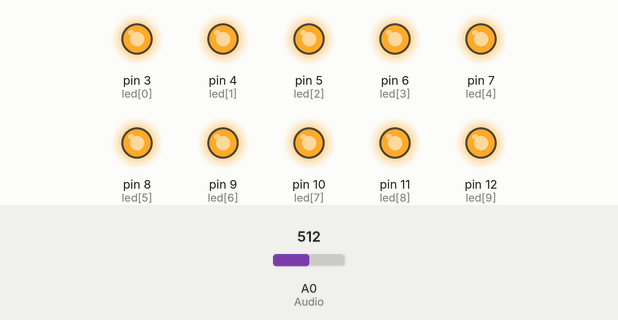
This sketch was run on a simulated Arduino Uno, built with avr-gcc and run on an emulated ATmega328P. On the bench: output pins drawn as LEDs (lit = HIGH). Inputs (shaded band) come from the test bench; at power-on: A0 (Audio) = 512.

Above: at 14.4 s.
14.5 s: A0 (Audio) set to 33
28.5 s: A0 (Audio) set to 29
At 30.1 s:
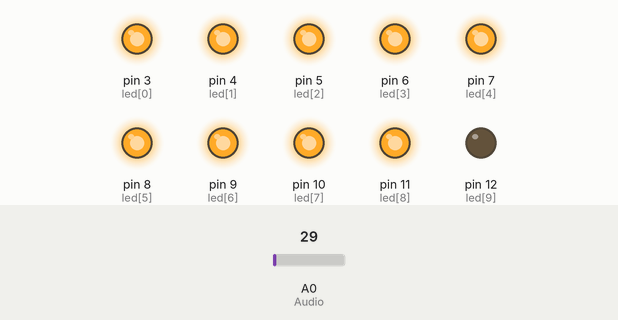
38.7 s: A0 (Audio) set to 0
At 39.6 s:
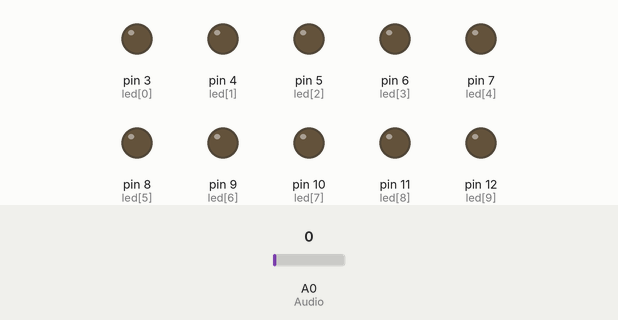
48.9 s: A0 (Audio) set to 4
At 50.1 s:
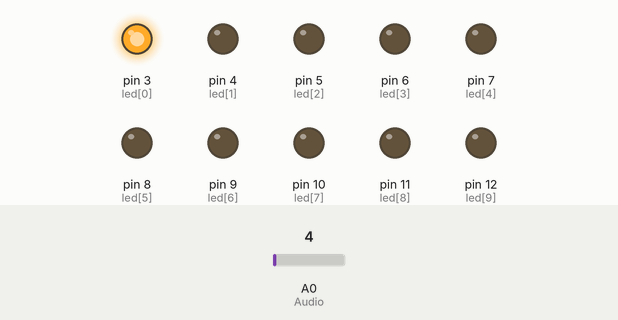
59.1 s: A0 (Audio) set to 20
At 60.9 s:
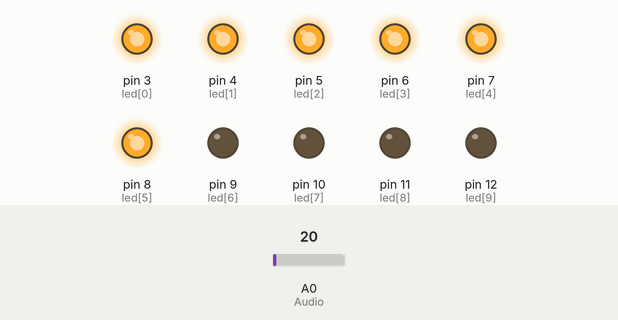
69.3 s: A0 (Audio) set to 122
At 70.23 s:
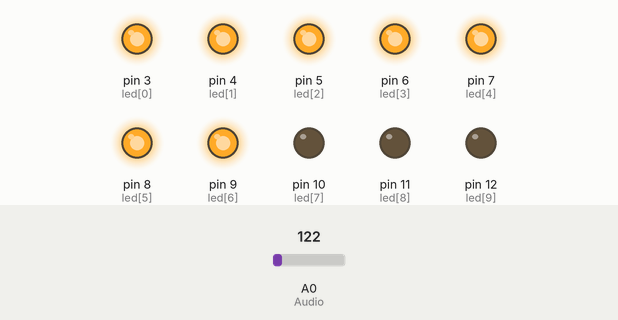
Timing chart, 0 to 72.3 s (numbered marks = the images above; inputs shaded):
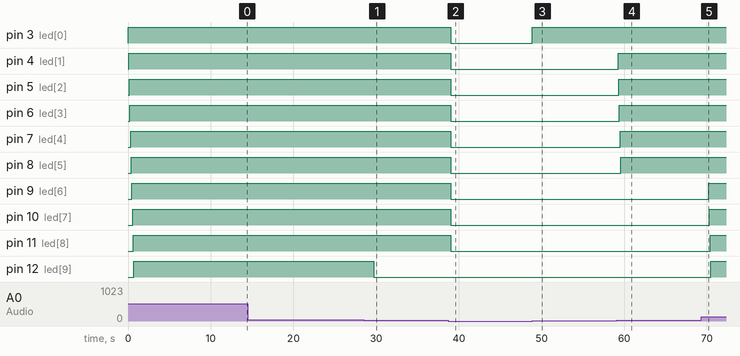

Measured:
- the behaviour switches between 30 and 29 on A0 (Audio) (found by bisection; images 0 and 1)
- the behaviour switches between 2 and 3 on A0 (Audio) (found by bisection; images 2 and 3)
- after the input at 14.5 s, every drawn part: stays the same
- after the input at 28.5 s, pin 12 (led[9]): HIGH → LOW after 1.2 s
- after the input at 38.7 s, pin 3 (led[0]), pin 4 (led[1]), pin 5 (led[2]), pin 6 (led[3]), pin 7 (led[4]), pin 8 (led[5]), pin 9 (led[6]), pin 10 (led[7]), pin 11 (led[8]): HIGH → LOW after 0.35 s
- after the input at 48.9 s, pin 3 (led[0]): LOW → HIGH at once
- after the input at 59.1 s, pin 4 (led[1]): LOW → HIGH after 0.15 s; pin 5 (led[2]): LOW → HIGH after 0.23 s; pin 6 (led[3]): LOW → HIGH after 0.31 s; pin 7 (led[4]): LOW → HIGH after 0.39 s; pin 8 (led[5]): LOW → HIGH after 0.47 s
- after the input at 69.3 s, pin 9 (led[6]): LOW → HIGH after 0.92 s; pin 10 (led[7]): LOW → HIGH after 1.0 s; pin 11 (led[8]): LOW → HIGH after 1.1 s; pin 12 (led[9]): LOW → HIGH after 1.2 s

The sketch:

voice_box.ino
```cpp
int led[10] = { 3, 4, 5, 6, 7, 8, 9, 10, 11, 12 }; // Assign the pins for the leds
int Audio = A0;
int s,i;
void setup()
{
for (i = 0; i < 10; i++)
  pinMode(led[i], OUTPUT);
}
void loop()
{
s = analogRead(Audio);
Serial.println(s);
s = s / 3;      //Change the  sensitivity by changing Denominator
  if (s == 0)
   {
   for(i = 0; i < 10; i++)
     {
     digitalWrite(led[i], LOW);
     }
  }
  else
  {
   for (i = 0; i < s; i++)
    {
     digitalWrite(led[i], HIGH);
     delay(80);
    }
    for(i = i; i < 10; i++)
     {
      digitalWrite(led[i], LOW);
     }
  }
}
```
